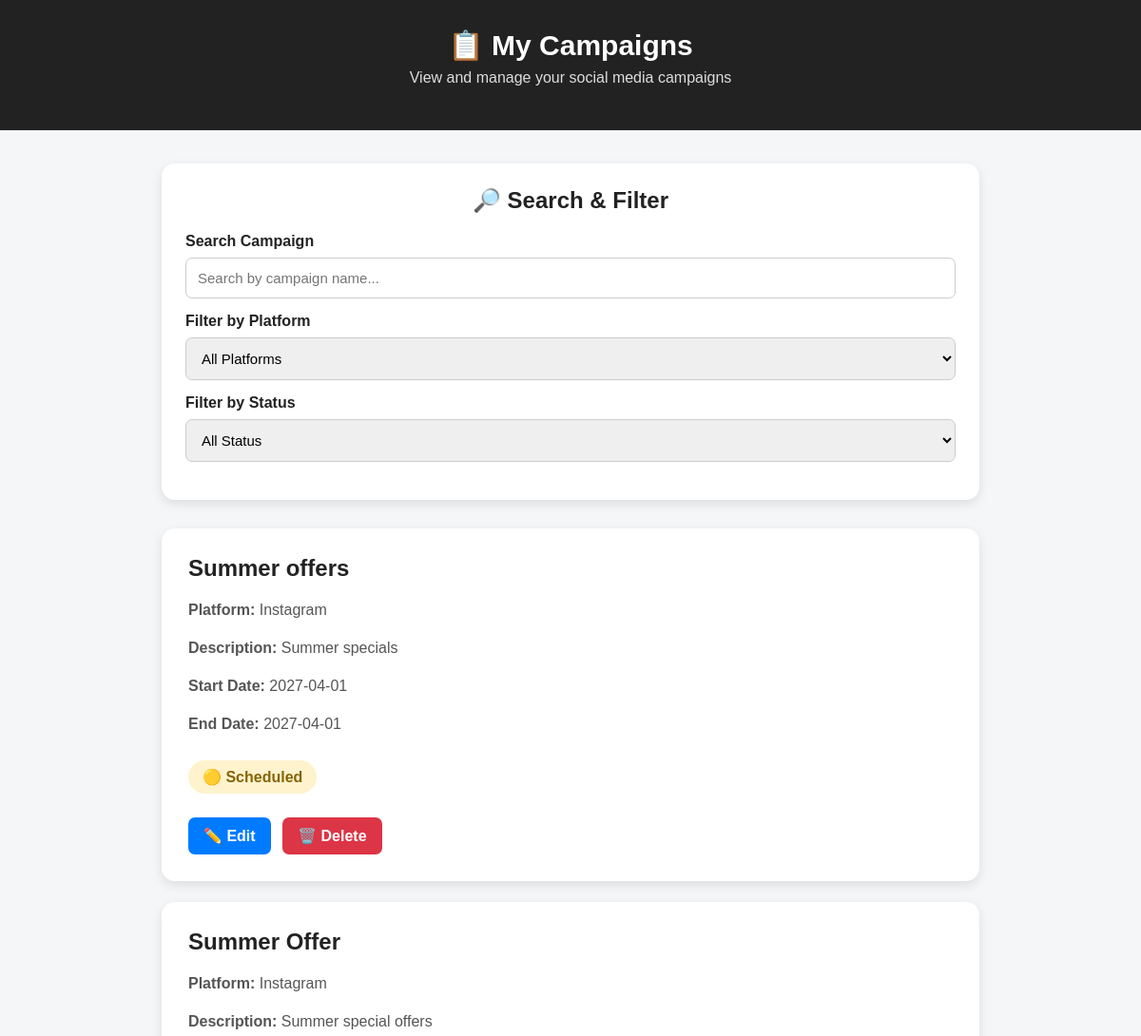
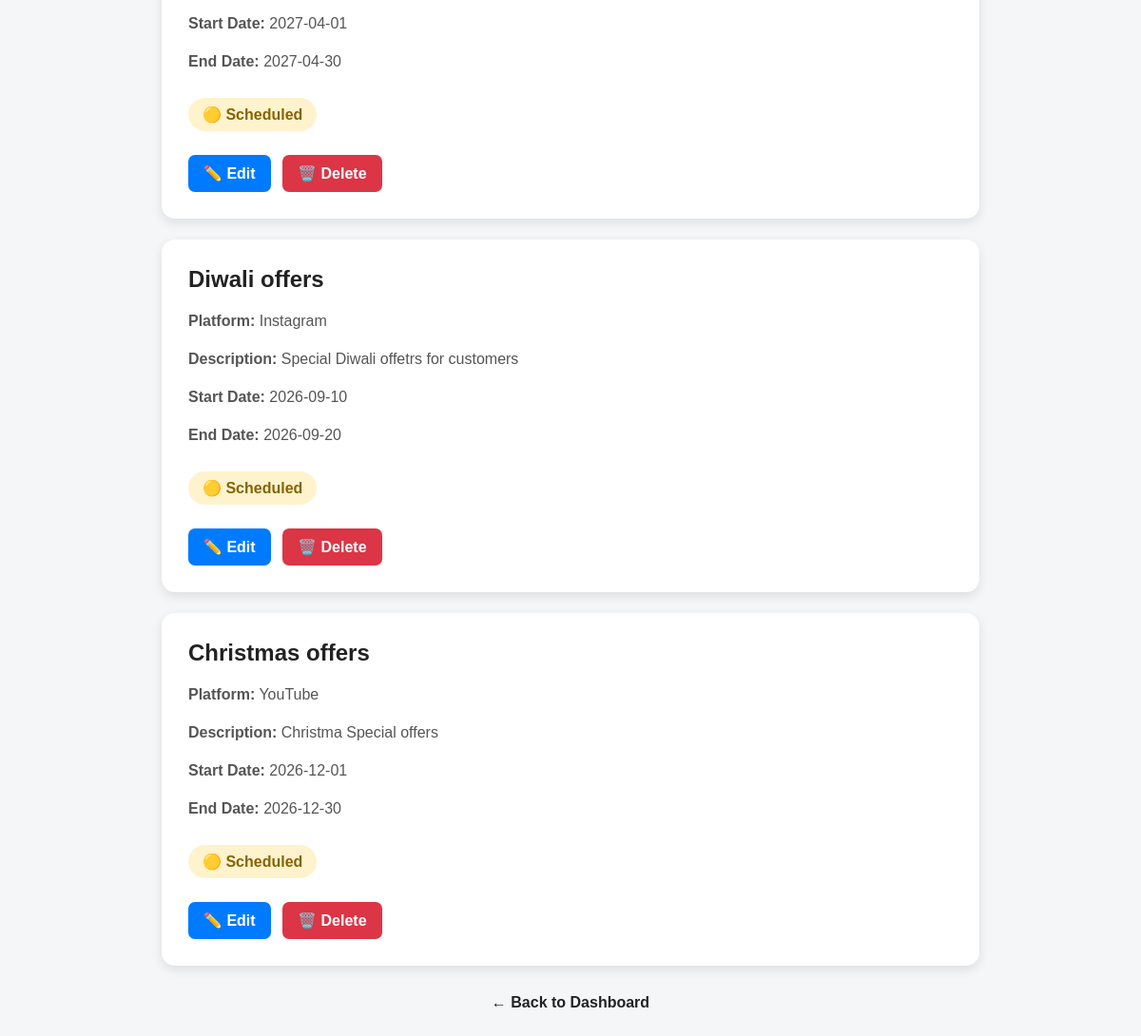
Page /campaigns on the committed database (2 pictures, top to bottom).
### tables this page shows
CREATE TABLE campaigns (
            id INTEGER PRIMARY KEY AUTOINCREMENT,
            name TEXT NOT NULL,
            platform TEXT NOT NULL,
            description TEXT,
            start_date TEXT,
            end_date TEXT
        );

### app.py (the view)
@app.route("/campaigns")
def view_campaigns():
    conn = sqlite3.connect("campaigns.db")
    conn.row_factory = sqlite3.Row
    cursor = conn.cursor()
    cursor.execute("SELECT * FROM campaigns")
    rows = cursor.fetchall()
    campaigns = []
    for row in rows:
        campaign = dict(row)
        campaign["status"] = get_campaign_status(
            campaign["start_date"],
            campaign["end_date"]
        )
        campaigns.append(campaign)
    conn.close()
    return render_template(
        "campaigns.html",
        campaigns=campaigns
    )

### app.py (called while the page is built)
def get_campaign_status(start_date, end_date):
    try:
        start = datetime.strptime(start_date, "%Y-%m-%d").date()
        end = datetime.strptime(end_date, "%Y-%m-%d").date()
        today = date.today()
        if today < start:
            return "Scheduled"
        elif start <= today <= end:
            return "Active"
        else:
            return "Completed"
    except:
        return "Unknown"

### templates/campaigns.html (shortened to what this page needs)
<!DOCTYPE html>
<html>
<head>
</head>
<body>
    <div class="header">
        <h1>📋 My Campaigns</h1>
        <p>
            View and manage your social media campaigns
        </p>
    </div>
    <div class="container">
        <div class="filters">
            <h2>🔎 Search & Filter</h2>
            <label>
                <b>Search Campaign</b>
            </label>
            <input
                type="text"
                id="searchInput"
                placeholder="Search by campaign name..."
            >
            <label>
                <b>Filter by Platform</b>
            </label>
            <select id="platformFilter">
                <option value="all">
                    All Platforms
                </option>
            </select>
            <label>
                <b>Filter by Status</b>
            </label>
            <select id="statusFilter">
                <option value="all">
                    All Status
                </option>
            </select>
        </div>
        {% if campaigns %}
            {% for campaign in campaigns %}
                <div
                    class="campaign"
                    data-name="{{ campaign['name'] | lower }}"
                    data-platform="{{ campaign['platform'] }}"
                    data-status="{{ campaign['status'] }}"
                >
                    <h2>
                        {{ campaign["name"] }}
                    </h2>
                    <p>
                        <b>Platform:</b>
                        {{ campaign["platform"] }}
                    </p>
                    <p>
                        <b>Description:</b>
                        {{ campaign["description"] }}
                    </p>
                    <p>
                        <b>Start Date:</b>
                        {{ campaign["start_date"] }}
                    </p>
                    <p>
                        <b>End Date:</b>
                        {{ campaign["end_date"] }}
                    </p>
                    {% if campaign["status"] == "Scheduled" %}
                        <span class="status scheduled">
                            🟡 Scheduled
                        </span>
                    {% elif campaign["status"] == "Active" %}
                        <span class="status active">
                            🟢 Active
                        </span>
                    {% elif campaign["status"] == "Completed" %}
                        <span class="status completed">
                            ⚫ Completed
                        </span>
                    {% endif %}
                    <div class="actions">
                        <a
                            href="/edit-campaign/{{ campaign['id'] }}"
                            class="button edit"
                        >
                            ✏️ Edit
                        </a>
                        <a
                            href="/delete-campaign/{{ campaign['id'] }}"
                            class="button delete"
                            onclick="return confirm('Are you sure you want to delete this campaign?');"
                        >
                            🗑️ Delete
                        </a>
                    </div>
                </div>
            {% endfor %}
        {% endif %}
        <a
            class="back"
            href="/"
        >
            ← Back to Dashboard
        </a>
    </div>
</body>
</html>

### templates/campaigns.html (style rules this page uses)
* { box-sizing: border-box; }
body { margin: 0; font-family: Arial, sans-serif; background: #f4f6f8; color: #222; }
.header { background: #222; color: white; text-align: center; padding: 30px 20px; }
.header h1 { margin: 0; font-size: 30px; }
.header p { color: #ddd; margin-top: 8px; }
.container { max-width: 900px; margin: 35px auto; padding: 0 20px; }
.filters { background: white; padding: 25px; border-radius: 14px; box-shadow: 0 4px 12px rgba(0,0,0,0.10); margin-bottom: 30px; }
.filters h2 { margin-top: 0; text-align: center; }
.filters input, .filters select { width: 100%; padding: 12px; margin-top: 8px; margin-bottom: 15px; border: 1px solid #ccc; border-radius: 7px; font-size: 15px; }
.campaign { background: white; padding: 28px; margin-bottom: 22px; border-radius: 14px; box-shadow: 0 4px 12px rgba(0,0,0,0.10); }
.campaign h2 { margin-top: 0; margin-bottom: 18px; }
.campaign p { color: #555; line-height: 1.5; }
.status { display: inline-block; padding: 8px 15px; border-radius: 20px; font-weight: bold; margin: 10px 0; }
.scheduled { background: #fff3cd; color: #856404; }
.actions { margin-top: 15px; }
.button { display: inline-block; padding: 10px 16px; margin-right: 8px; border-radius: 7px; text-decoration: none; color: white; font-weight: bold; }
.edit { background: #007bff; }
.delete { background: #dc3545; }
.back { display: block; width: fit-content; margin: 30px auto; text-decoration: none; color: #222; font-weight: bold; }

### rows in the picture
campaigns: name "Summer offers", platform "Instagram", description "Summer specials", start_date "2027-04-01", end_date "2027-04-01"
campaigns: name "Summer Offer", platform "Instagram", description "Summer special offers", start_date "2027-04-01", end_date "2027-04-30"
campaigns: name "Diwali offers", platform "Instagram", description "Special Diwali offetrs for customers", start_date "2026-09-10", end_date "2026-09-20"
campaigns: name "Christmas offers", platform "YouTube", description "Christma Special offers", start_date "2026-12-01", end_date "2026-12-30"
